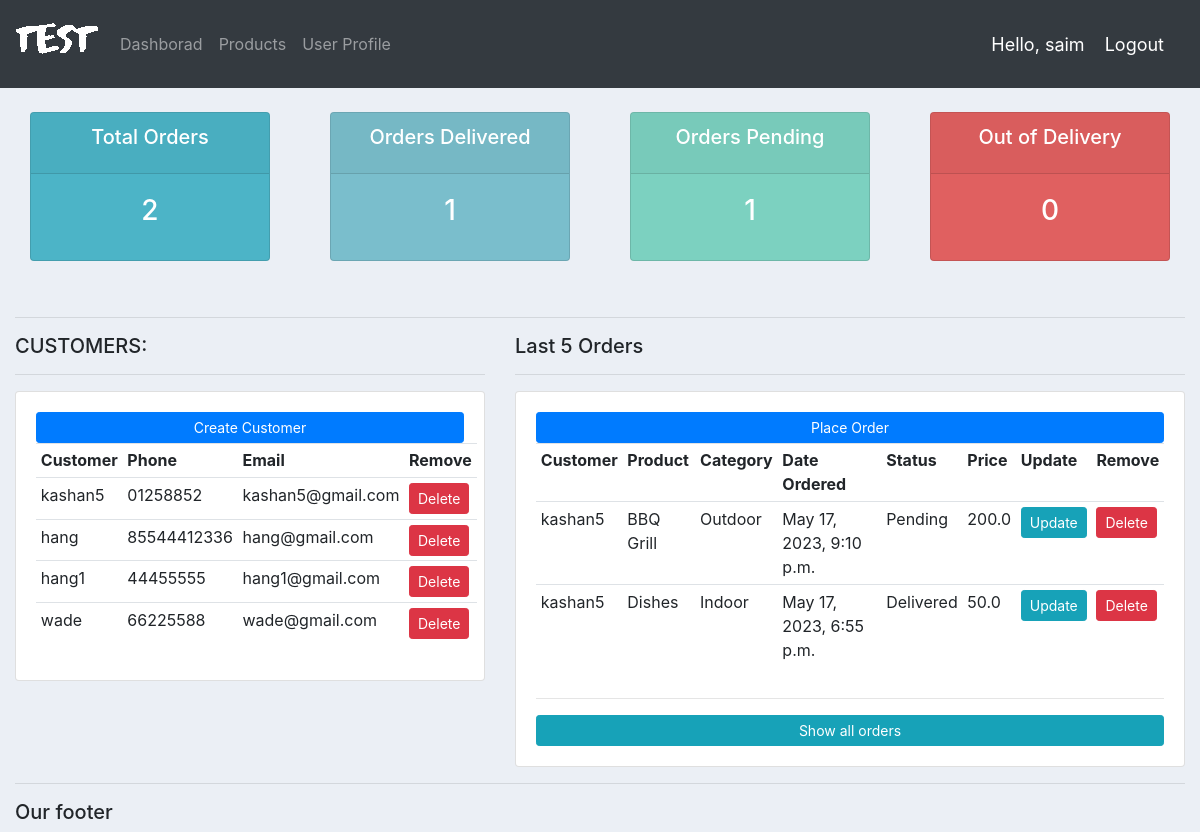
Screenshot of / (signed in) with the database file from the repository.
### test2/models.py (models this page shows, shortened)
class Customer(models.Model):
    user = models.ForeignKey(User, null=True, on_delete=models.SET_NULL)
    name = models.CharField(max_length=200, null=True)
    phone = models.CharField(max_length=200, null=True)
    email = models.CharField(max_length=200, null=True)
    date_created = models.DateTimeField(auto_now_add=True, null=True)
    profile_pic = models.ImageField(default="profile1.png", null=True, blank=True)

class Order(models.Model):
    STATUS = (
        ('Pending', 'Pending'),
        ('Out of delivery', 'Out of delivery'),
        ('Delivered', 'Delivered'),
    )
    customer = models.ForeignKey(Customer, null=True, on_delete=models.SET_NULL)
    product = models.ForeignKey(Product, null=True, on_delete=models.SET_NULL)
    date_created = models.DateTimeField(auto_now_add=True, null=True)
    status = models.CharField(max_length=200, null=True, choices=STATUS)
    note = models.CharField(max_length=1000, null=True)

class Product(models.Model):
    CATEGORY = (
        ('Indoor', 'Indoor'),
        ('Outdoor', 'Outdoor'),
    )
    name = models.CharField(max_length=200, null=True)
    price = models.FloatField(null=True)
    category = models.CharField(max_length=200, null=True, choices=CATEGORY)
    description = models.CharField(max_length=200, null=True, blank=True)
    date_created = models.DateTimeField(auto_now_add=True, null=True)
    tags = models.ManyToManyField(Tag)
    def __str__(self):
        return self.name

### test2/views.py (the view)
# urls.py: 2. Add a URL to urlpatterns:  path('', views.home, name='home')
@login_required(login_url='login')
def home(request):
    customers = Customer.objects.filter(user=request.user)
    orders = Order.objects.filter(customer__in=customers)
    total_orders = orders.count()
    delivered = orders.filter(status='Delivered').count()
    pending = orders.filter(status='Pending').count()
    outofdelivery = orders.filter(status='Out of delivery').count()
    context = {
        'orders': orders,
        'customers': customers,
        'total_orders': total_orders,
        'delivered': delivered,
        'pending': pending,
        'outofdelivery': outofdelivery,
    }
    return render(request, 'test2/dashboard.html', context)

### test2/templates/test2/dashboard.html
{% extends 'test2/main.html' %}
{%block content%}
{% include 'test2/status.html'%}
<br>
<hr>
<div class="row">
    <div class="col-md-5">
        <h5>CUSTOMERS:</h5>
        <hr>
        <div class="card card-body">
            <a class="btn btn-primary btn-sm btn-block" href="{% url 'add_customer' %}">Create Customer</a>
            <table class="table table-sm">
                <tr>
                    <th>Customer</th>
                    <th>Phone</th>
                    <th>Email</th>
                    <th>Remove</th>
                </tr>
                {% for customer in customers %}
                    {% if customer.user == request.user %}
                        <tr>
                            <td>{{ customer.name }}</td>
                            <td>{{ customer.phone }}</td>
                            <td>{{ customer.email }}</td>
                            <td><a class="btn btn-sm btn-danger" href="{% url 'deleteCustomer' customer.id %}">Delete</a></td>
                        </tr>
                    {% endif %}
                {% endfor %}
            </table>
        </div>
    </div>
    <div class="col-md-7">
        <h5>Last 5 Orders</h5>
        <hr>
        <div class="card card-body">
            {% if customers %}
                <a class="btn btn-primary btn-sm btn-block" href="{% url 'create_order' customers.0.id %}">Place Order</a>
            {% endif %}
            <table class="table table-sm">
                <tr>
                    <th>Customer</th>
                    <th>Product</th>
                    <th>Category</th>
                    <th>Date Ordered</th>
                    <th>Status</th>
                    <th>Price</th>
                    <th>Update</th>
                    <th>Remove</th>
                </tr>
                {% for order in orders|dictsortreversed:"date_created" %}
                    {% if order.customer.user == request.user %}
                        <tr>
                            <td>{{ order.customer.name }}</td>
                            <td>{{ order.product }}</td>
                            <td>{{ order.product.category }}</td>
                            <td>{{ order.date_created }}</td>
                            <td>{{ order.status }}</td>
                            <td>{{ order.product.price }}</td>
                            <td><a class="btn btn-sm btn-info" href="{% url 'update_order' order.id %}">Update</a></td>
                            <td><a class="btn btn-sm btn-danger" href="{% url 'delete_order' order.id %}">Delete</a></td>
                        </tr>
                    {% endif %}
                {% empty %}
                    <tr>
                        <td>No orders found.</td>
                    </tr>
                {% endfor %}
            </table>
            <hr>
            {% if customers %}
                <a class="btn btn-sm btn-info" href="{% url 'show_all_orders' %}">Show all orders</a>
            {% endif %}
        </div>
    </div>
</div>
{%endblock%}

### test2/templates/test2/main.html (shortened to what this page needs)
{% load static %}
<!DOCTYPE html>
<html>
<head>
    <link rel="stylesheet" href="https://cdn.jsdelivr.net/npm/bootstrap@4.4.1/dist/css/bootstrap.min.css"
>
    <link rel="stylesheet" type="text/css" href="{% static 'css/main.css' %}">
</head>
<body>
    {% include 'test2/navbar.html' %}
    <div class="container-fluid">
    {% block content %}
    {% endblock %}
    <hr>
    <h5>Our footer</h5>
</body>
</html>

### test2/templates/test2/navbar.html (shortened to what this page needs)
{%load static%}
<nav class="navbar navbar-expand-lg navbar-dark bg-dark">
    <img src="{%static 'images/logo.png' %}">
    <div class="collapse navbar-collapse" id="navbarNav">
    <ul class="navbar-nav">
        <li class="nav-item">
        <a class="nav-link" href="{% url 'home' %}">Dashborad</a>
        </li>
        <li class="nav-item">
        <a class="nav-link" href="{% url 'products' %}">Products</a>
        </li>
        <li class="nav-item">
            <a class="nav-link" href="{% url 'account' %}">User Profile</a>
        </li>
    </ul>
    </div>
    <span class="hello-msg">Hello, {{request.user}}</span>
    <span><a class="hello-msg" href="{% url 'logout' %}">Logout</a></span>
</nav>

### test2/templates/test2/status.html
<br>
<div class="row">
    <div class="col">
        <div class="col-md">
            <div class="card text-center text-white mb-3" id="total-orders">
                <div class="card-header">
                    <h5 class="card-title">Total Orders</h5>
                </div>
                <div class="card-body">
                    <h3 class="card-title">{{total_orders}}</h3>
                </div>
            </div>
        </div>
    </div>
    <div class="col">
        <div class="col-md">
            <div class="card text-center text-white mb-3" id="orders-delivered">
                <div class="card-header">
                    <h5 class="card-title">Orders Delivered</h5>
                </div>
                <div class="card-body">
                    <h3 class="card-title">{{delivered}}</h3>
                </div>
            </div>
        </div>
    </div>
    <div class="col">
        <div class="col-md">
            <div class="card text-center text-white mb-3" id="orders-pending">
                <div class="card-header">
                    <h5 class="card-title">Orders Pending</h5>
                </div>
                <div class="card-body">
                    <h3 class="card-title">{{pending}}</h3>
                </div>
            </div>
        </div>
    </div>
    <div class="col">
        <div class="col-md">
            <div class="card text-center text-white mb-3" id="out-delivery">
                <div class="card-header">
                    <h5 class="card-title">Out of Delivery</h5>
                </div>
                <div class="card-body">
                    <h3 class="card-title">{{outofdelivery}}</h3>
                </div>
            </div>
        </div>
    </div>
</div>

### static/css/main.css (style rules this page uses)
body { background-color: #ebeff5; }
#total-orders { background-color: #4cb4c7; }
#orders-delivered { background-color: #7abecc; }
#orders-pending { background-color: #7cd1c0; }
#out-delivery { background-color: #e06060; }
.nav-link { position: relative; display: inline-block; }

### test2/templates/test2/navbar.html (style rules this page uses)
.hello-msg { font-size: 18px; color: #fff; margin-right: 20px; }

### rows the page displays
Customer: name "kashan5", phone "01258852", email "kashan5@gmail.com"
Customer: name "hang", phone "85544412336", email "hang@gmail.com"
Customer: name "hang1", phone "44455555", email "hang1@gmail.com"
Customer: name "wade", phone "66225588", email "wade@gmail.com"
Order: customer.name "kashan5", product "BBQ Grill", product.category "Outdoor", date_created "May 17, 2023, 9:10 p.m.", status "Pending", product.price "200.0"
Order: customer.name "kashan5", product "Dishes", product.category "Indoor", date_created "May 17, 2023, 6:55 p.m.", status "Delivered", product.price "50.0"

### other values shown
{{ request.user }} "saim"
{{ total_orders }} "2"
{{ delivered }} "1"
{{ pending }} "1"
{{ outofdelivery }} "0"
